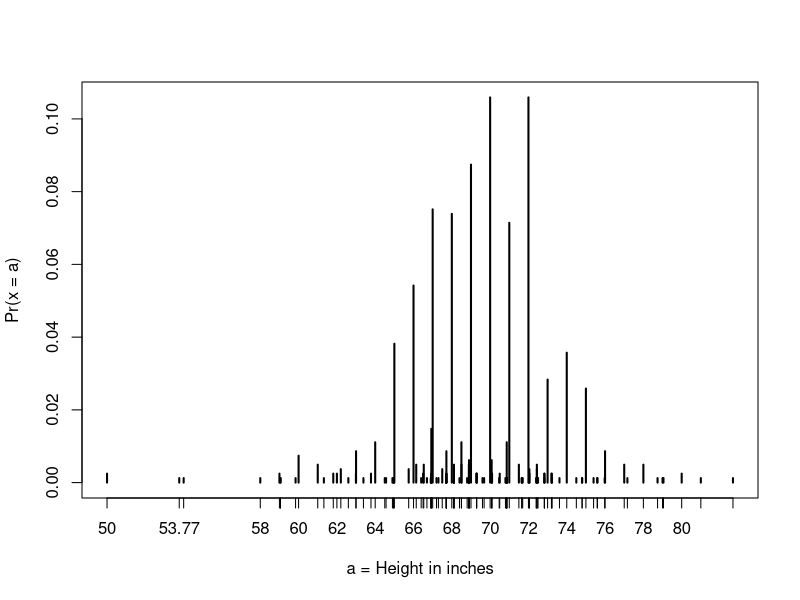
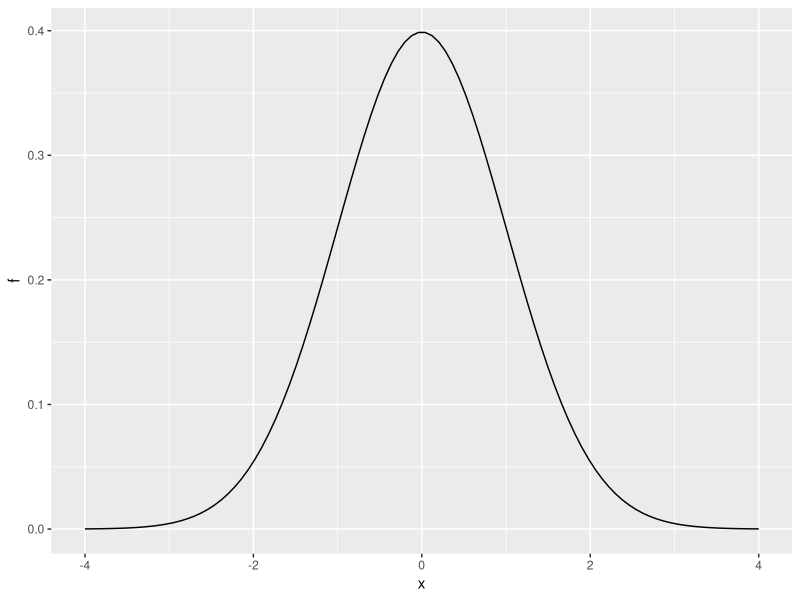

The R source for these figures, in order: (Note: this script raises an error after producing the figures.)
## ---- chunk 1
library(tidyverse)
library(dslabs)
data(heights)
x <- heights %>% filter(sex=="Male") %>% pull(height)
## ---- chunk 2
F <- function(a) mean(x <= a)
1 - F(70)    # probability of male taller than 70 inches
## ---- chunk 3
library(tidyverse)
library(dslabs)
data(heights)
x <- heights %>% filter(sex=="Male") %>% pull(height)
## ---- chunk 4
1 - pnorm(70.5, mean(x), sd(x))
## ---- chunk 5
# plot distribution of exact heights in data
plot(prop.table(table(x)), xlab = "a = Height in inches", ylab = "Pr(x = a)")

# probabilities in actual data over length 1 ranges containing an integer
mean(x <= 68.5) - mean(x <= 67.5)
mean(x <= 69.5) - mean(x <= 68.5)
mean(x <= 70.5) - mean(x <= 69.5)

# probabilities in normal approximation match well
pnorm(68.5, mean(x), sd(x)) - pnorm(67.5, mean(x), sd(x))
pnorm(69.5, mean(x), sd(x)) - pnorm(68.5, mean(x), sd(x))
pnorm(70.5, mean(x), sd(x)) - pnorm(69.5, mean(x), sd(x))

# probabilities in actual data over other ranges don't match normal approx as well
mean(x <= 70.9) - mean(x <= 70.1)
pnorm(70.9, mean(x), sd(x)) - pnorm(70.1, mean(x), sd(x))
## ---- chunk 6
avg <- mean(x)
s <- sd(x)
1 - pnorm(76, avg, s)
## ---- chunk 7
library(tidyverse)
x <- seq(-4, 4, length = 100)
data.frame(x, f = dnorm(x)) %>%
    ggplot(aes(x, f)) +
    geom_line()
## ---- chunk 8
dnorm(z, mu, sigma)
## ---- chunk 9
# define x as male heights from dslabs data
library(tidyverse)
library(dslabs)
data(heights)
x <- heights %>% filter(sex=="Male") %>% pull(height)

# generate simulated height data using normal distribution - both datasets should have n observations
n <- length(x)
avg <- mean(x)
s <- sd(x)
simulated_heights <- rnorm(n, avg, s)

# plot distribution of simulated_heights
data.frame(simulated_heights = simulated_heights) %>%
    ggplot(aes(simulated_heights)) +
    geom_histogram(color="black", binwidth = 2)
## ---- chunk 10
B <- 10000
tallest <- replicate(B, {
    simulated_data <- rnorm(800, avg, s)    # generate 800 normally distributed random heights
    max(simulated_data)    # determine the tallest height
})
mean(tallest >= 7*12)    # proportion of times that tallest person exceeded 7 feet (84 inches)
## ---- chunk 11
x <- seq(-4, 4, length.out = 100)
data.frame(x, f = dnorm(x)) %>%
    ggplot(aes(x,f)) +
    geom_line()
